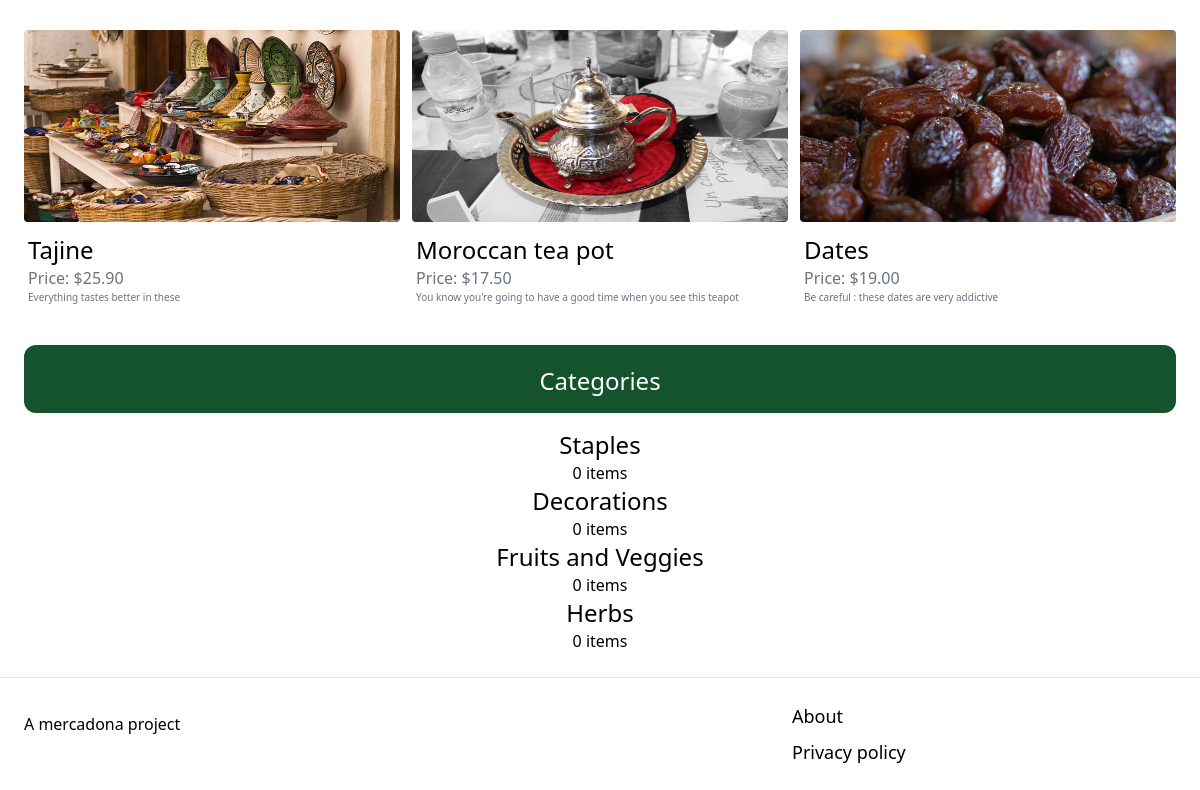
The app's page /category/ (lower part), older data.
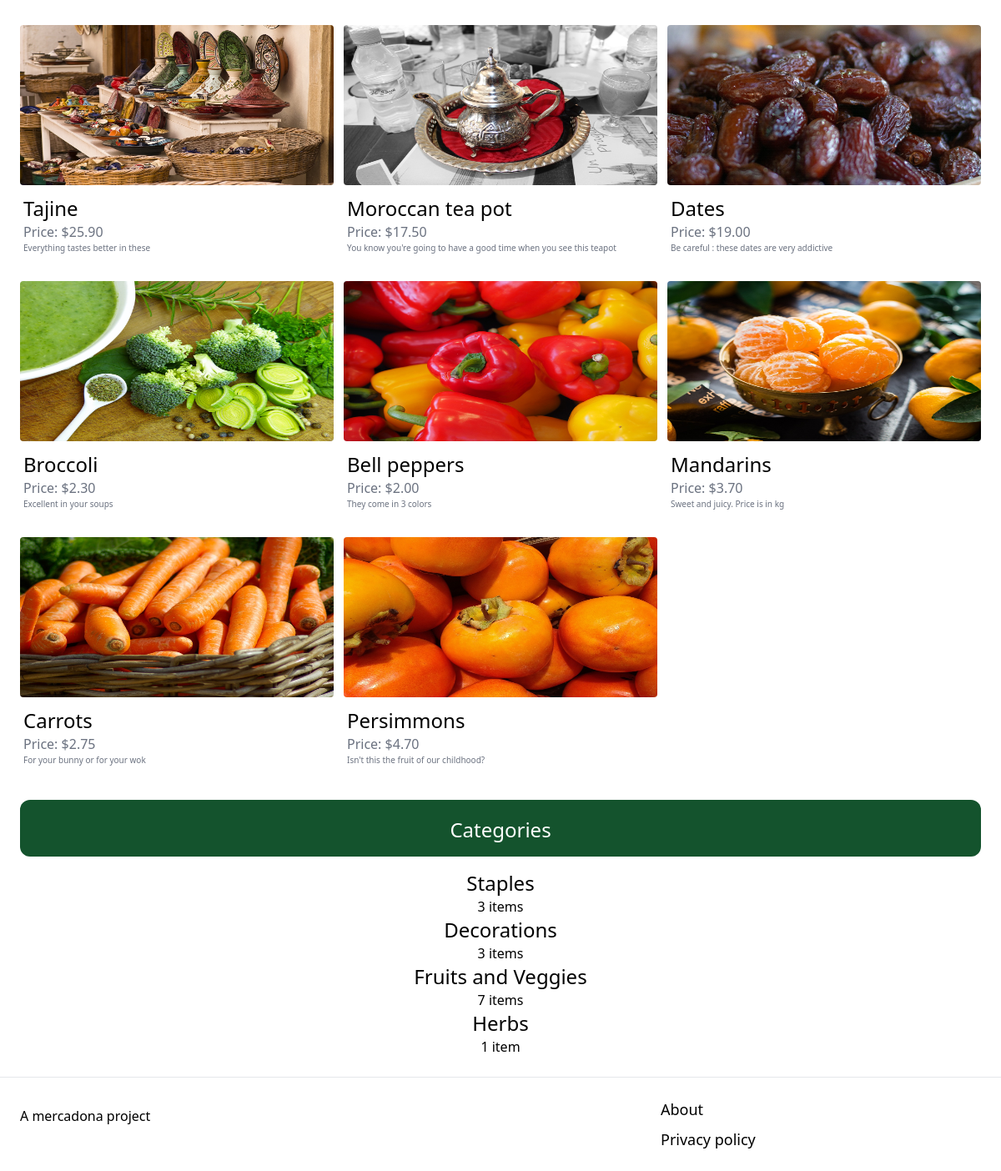
The same page, newer data.
### merchandise/models.py (models this page shows, shortened)
class Product(models.Model):
    libelle=models.CharField(max_length=100, blank=True, null=True)
    description=models.CharField(max_length=200)
    price=models.DecimalField(max_digits=5, decimal_places=2)
    image=models.ImageField(upload_to='media/merchandise_images', blank=True, null=True)
    category=models.ForeignKey(Category, on_delete=models.SET_NULL, null=True, related_name="category")

class Category(models.Model):
    libelle=models.CharField(max_length=255, blank=True, null=True)
    class Meta:
        verbose_name_plural="Categories"

### merchandise/views.py (the view)
# urls.py: path('category/', category, name="category"),
def category(request):
    products=Product.objects.all()
    categories=Category.objects.all()
    context= {
        "categories": categories,
        "products": products,
    }
    return render (request, 'merchandise/category.html',
    context)

### merchandise/models.py (called while the page is built)
    @property
    def get_discounted_price(self):
        if self.discount_percentage > 0:
            price_now = self.product.price - (self.product.price * self.discount_percentage / 100)
        else:
            price_now = self.product.price
        return price_now

### merchandise/templates/merchandise/category.html (shortened to what this page needs)
{% extends 'merchandise/base.html' %} {% block title %} Catalogue {%endblock%}
{% block content %}
<div class="grid grid-cols-3 gap-3 mt-3">
  {% for product in products %}
  <div>
    <div class="flex-col">
      <img src="{{ product.image.url}}" class="rounded h-48 w-96" />
    </div>
      <div class="px-1 mt-3 mb-5 gap-3 bg-white rounded-b-xl">
        <h2 class="text-2xl text">{{product.libelle}}</h2>
        <p class="text-gray-500">Price: ${{ product.price }}</p>
        <p class="text-gray-500 text-[10px]">{{product.description}}</p>
      </div>
  </div>
  {% endfor %}
</div>
<div class="mt-5 mb-4 px-5 py-5 pb-1 bg-green-900 rounded-xl">
  <h2 class="mb-3 text-2xl text-white text-center">Categories</h2>
</div>
  <div class="bg-white rounded-b-xl rounded-t-xl text-center">
    {% for category in categories %}
    <a href="{% url 'category_product_list' category.id %}">
      <p class= "text-2xl bg-white ">{{category.libelle}}</p>
    </a>
      <p>{{category.category.count}} item{{category.category.count|pluralize}}</p>
      {% endfor %}
  </div>
 {% endblock %}

### merchandise/templates/merchandise/base.html (shortened to what this page needs)
<!DOCTYPE html>
<html lang="en">
  <head>
    <script src="https://cdn.tailwindcss.com"></script>
  </head>
  <body>
    <div class="px-6 py-6">{% block content %} {% endblock %}</div>
    <footer
      class="py-6 px-6 flex justify-between items-center border-t border-gray-200"
    >
      <div class="w-2/3 pr-10">
        <h4 class="mb-5 text-black-400">A mercadona project</h4>
      </div>
      <div class="w-1/3">
        <ul class="space-y-2">
          <li>
            <a
              href="{% url 'aboutus' %}"
              class="text-lg text-black-500 hover:text-green-700"
              >About</a
            >
          </li>
          <li>
            <a
              href="{% url 'privacy' %}"
              class="text-lg text-black-500 hover:text-green-700"
              >Privacy policy</a
            >
          </li>
        </ul>
      </div>
    </footer>
  </body>
</html>

Row changes from the older to the newer data that the page shows:
added Product: image (picture), libelle "Broccoli", price "2.30", description "Excellent in your soups"
added Product: image (picture), libelle "Bell peppers", price "2.00", description "They come in 3 colors"
added Product: image (picture), libelle "Mandarins", price "3.70", description "Sweet and juicy. Price is in kg"
added Product: image (picture), libelle "Carrots", price "2.75", description "For your bunny or for your wok"
added Product: image (picture), libelle "Persimmons", price "4.70", description "Isn't this the fruit of our childhood?"
computed for Category "Staples": category.count "0" → "3"
computed for Category "Decorations": category.count "0" → "3"
computed for Category "Fruits and Veggies": category.count "0" → "7"
computed for Category "Herbs": category.count "0" → "1"
